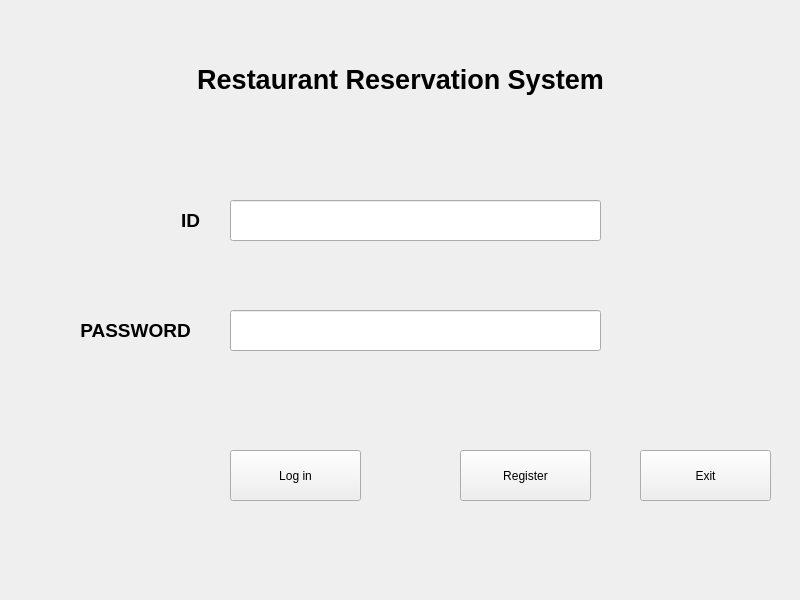
<?xml version="1.0" encoding="UTF-8"?>
<ui version="4.0">
 <class>log_page</class>
 <widget class="QWidget" name="log_page">
  <property name="geometry">
   <rect>
    <x>0</x>
    <y>0</y>
    <width>800</width>
    <height>600</height>
   </rect>
  </property>
  <property name="windowTitle">
   <string>Widget</string>
  </property>
  <widget class="QLabel" name="password">
   <property name="geometry">
    <rect>
     <x>50</x>
     <y>310</y>
     <width>171</width>
     <height>41</height>
    </rect>
   </property>
   <property name="text">
    <string>&lt;html&gt;&lt;head/&gt;&lt;body&gt;&lt;p align=&quot;center&quot;&gt;&lt;span style=&quot; font-size:14pt; font-weight:700;&quot;&gt;PASSWORD&lt;/span&gt;&lt;/p&gt;&lt;/body&gt;&lt;/html&gt;</string>
   </property>
  </widget>
  <widget class="QLabel" name="id">
   <property name="geometry">
    <rect>
     <x>110</x>
     <y>200</y>
     <width>161</width>
     <height>41</height>
    </rect>
   </property>
   <property name="text">
    <string>&lt;html&gt;&lt;head/&gt;&lt;body&gt;&lt;p align=&quot;center&quot;&gt;&lt;span style=&quot; font-size:14pt; font-weight:700;&quot;&gt;ID&lt;/span&gt;&lt;/p&gt;&lt;/body&gt;&lt;/html&gt;</string>
   </property>
  </widget>
  <widget class="QLabel" name="title">
   <property name="geometry">
    <rect>
     <x>80</x>
     <y>39</y>
     <width>641</width>
     <height>81</height>
    </rect>
   </property>
   <property name="text">
    <string>&lt;html&gt;&lt;head/&gt;&lt;body&gt;&lt;p align=&quot;center&quot;&gt;&lt;span style=&quot; font-family:'黑体'; font-size:12pt; font-weight:700;&quot;/&gt;&lt;span style=&quot; font-family:'黑体'; font-size:20pt; font-weight:700;&quot;&gt;Restaurant Reservation System&lt;/span&gt;&lt;/p&gt;&lt;/body&gt;&lt;/html&gt;</string>
   </property>
  </widget>
  <widget class="QPushButton" name="log_in">
   <property name="geometry">
    <rect>
     <x>230</x>
     <y>450</y>
     <width>131</width>
     <height>51</height>
    </rect>
   </property>
   <property name="text">
    <string>Log in</string>
   </property>
  </widget>
  <widget class="QPushButton" name="Exit">
   <property name="geometry">
    <rect>
     <x>640</x>
     <y>450</y>
     <width>131</width>
     <height>51</height>
    </rect>
   </property>
   <property name="text">
    <string>Exit</string>
   </property>
  </widget>
  <widget class="QPushButton" name="pushButton_3">
   <property name="geometry">
    <rect>
     <x>460</x>
     <y>450</y>
     <width>131</width>
     <height>51</height>
    </rect>
   </property>
   <property name="text">
    <string>Register</string>
   </property>
  </widget>
  <widget class="QLineEdit" name="lineEdit">
   <property name="geometry">
    <rect>
     <x>230</x>
     <y>310</y>
     <width>371</width>
     <height>41</height>
    </rect>
   </property>
   <property name="echoMode">
    <enum>QLineEdit::Password</enum>
   </property>
  </widget>
  <widget class="QLineEdit" name="lineEdit_2">
   <property name="geometry">
    <rect>
     <x>230</x>
     <y>200</y>
     <width>371</width>
     <height>41</height>
    </rect>
   </property>
  </widget>
 </widget>
 <resources/>
 <connections/>
</ui>
